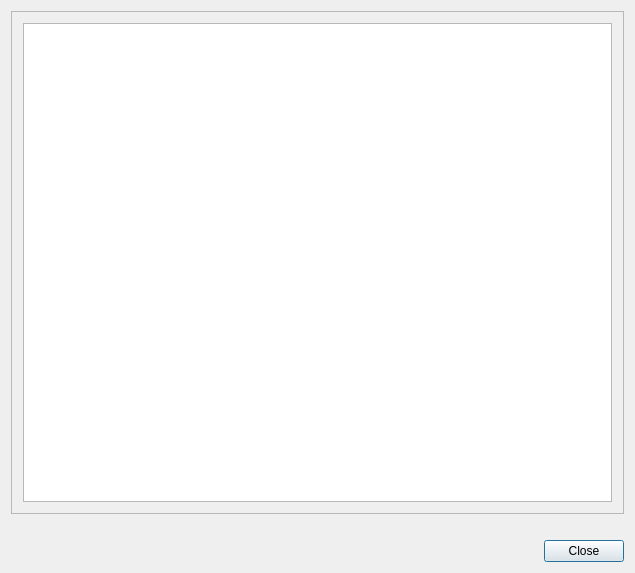
<?xml version="1.0" encoding="UTF-8"?>
<ui version="4.0">
 <class>VkKillerLogsDialog</class>
 <widget class="QDialog" name="VkKillerLogsDialog">
  <property name="geometry">
   <rect>
    <x>0</x>
    <y>0</y>
    <width>635</width>
    <height>573</height>
   </rect>
  </property>
  <property name="windowTitle">
   <string>VkKillerLogsDialog</string>
  </property>
  <layout class="QGridLayout" name="gridLayout_2">
   <item row="0" column="0" colspan="2">
    <widget class="QScrollArea" name="scrollArea">
     <property name="widgetResizable">
      <bool>true</bool>
     </property>
     <widget class="QWidget" name="scrollAreaWidgetContents">
      <property name="geometry">
       <rect>
        <x>0</x>
        <y>0</y>
        <width>619</width>
        <height>487</height>
       </rect>
      </property>
      <layout class="QGridLayout" name="gridLayout">
       <item row="0" column="0">
        <widget class="QTextEdit" name="logsView">
         <property name="enabled">
          <bool>true</bool>
         </property>
         <property name="readOnly">
          <bool>true</bool>
         </property>
        </widget>
       </item>
      </layout>
     </widget>
    </widget>
   </item>
   <item row="1" column="1">
    <spacer name="verticalSpacer">
     <property name="orientation">
      <enum>Qt::Vertical</enum>
     </property>
     <property name="sizeType">
      <enum>QSizePolicy::Fixed</enum>
     </property>
     <property name="sizeHint" stdset="0">
      <size>
       <width>20</width>
       <height>20</height>
      </size>
     </property>
    </spacer>
   </item>
   <item row="2" column="0">
    <spacer name="horizontalSpacer">
     <property name="orientation">
      <enum>Qt::Horizontal</enum>
     </property>
     <property name="sizeHint" stdset="0">
      <size>
       <width>530</width>
       <height>20</height>
      </size>
     </property>
    </spacer>
   </item>
   <item row="2" column="1">
    <widget class="QPushButton" name="close">
     <property name="text">
      <string>Close</string>
     </property>
    </widget>
   </item>
  </layout>
 </widget>
 <layoutdefault spacing="6" margin="11"/>
 <resources/>
 <connections>
  <connection>
   <sender>close</sender>
   <signal>clicked()</signal>
   <receiver>VkKillerLogsDialog</receiver>
   <slot>close()</slot>
   <hints>
    <hint type="sourcelabel">
     <x>574</x>
     <y>547</y>
    </hint>
    <hint type="destinationlabel">
     <x>475</x>
     <y>523</y>
    </hint>
   </hints>
  </connection>
 </connections>
</ui>
